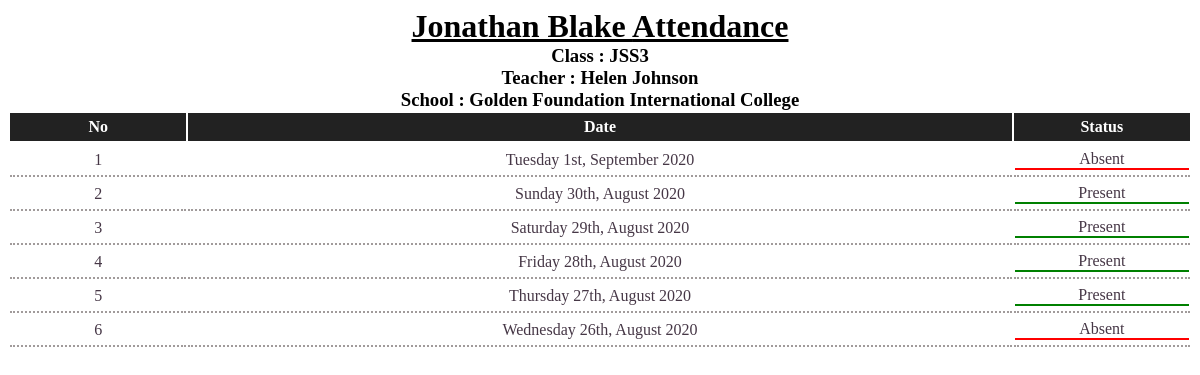
Page /students/print_attendance/2/ (signed in) on the earlier database version.
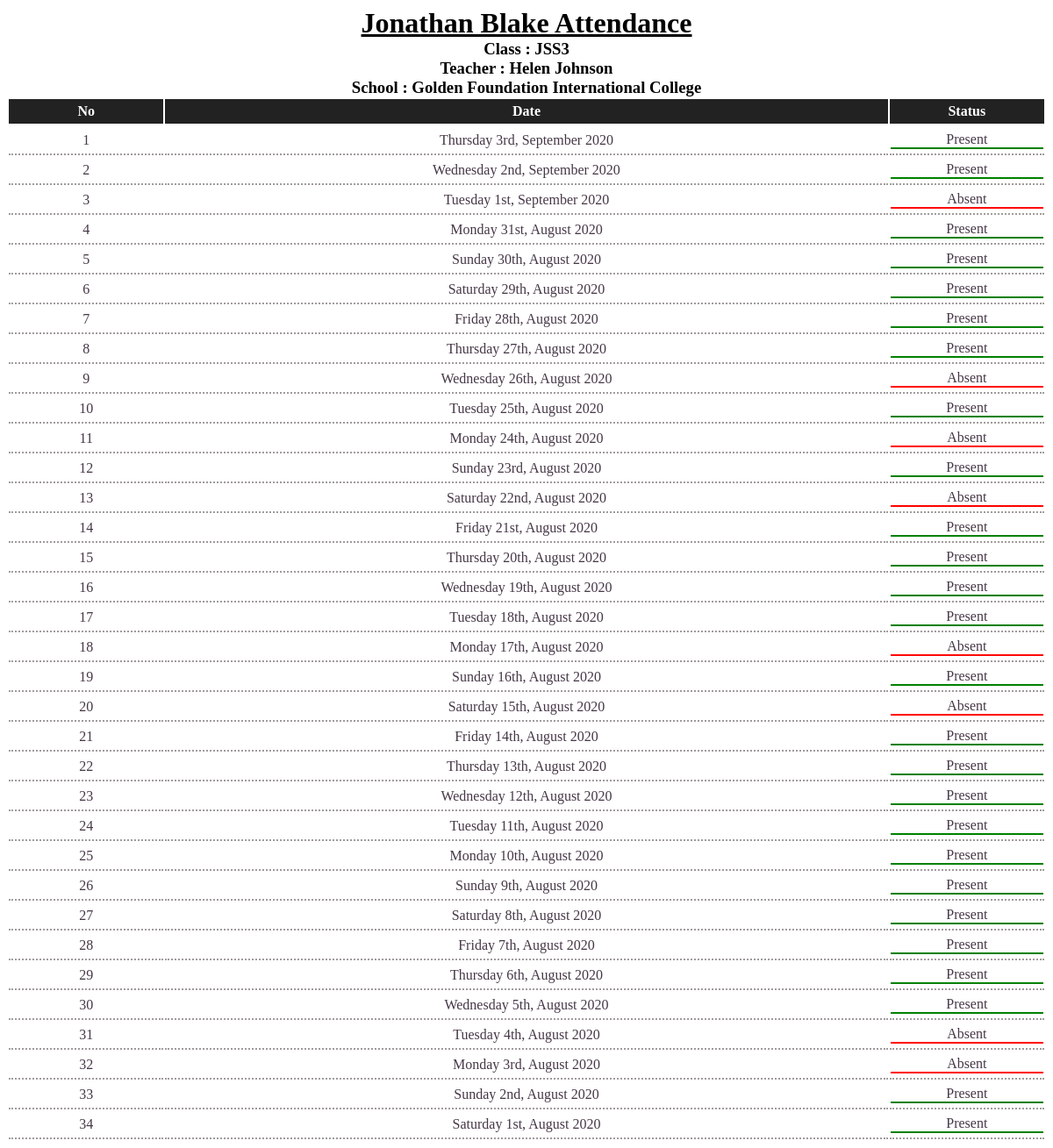
Same page on the later database version.
### students/models.py (models this page shows, shortened)
class Student(models.Model):
	sex_choices=(('male','male'),
		('female','female')
	)
	name = models.CharField(max_length=100)
	parents = models.ManyToManyField(Parent)
	email = models.EmailField(blank=True,null=True)
	phone_no= models.CharField(max_length=100,blank=True,null =True)
	Class = models.ForeignKey(Class,on_delete=models.SET_NULL,null=True)
	photo = models.ImageField(default='default.jpg', upload_to = 'Student_Pictures')
	address = models.CharField(max_length=100,null=True)
	date_of_birth=models.DateField(null=True)
	sex =models.CharField(max_length=10, choices= sex_choices,null=True)
	state_of_origin = models.CharField(max_length=30,null=True)
	created_at = models.DateField(auto_now_add=True)
	update_at = models.DateField(auto_now=True)
	class Meta:
		ordering = ["name",]

class Attendance(models.Model):
	Class = models.ForeignKey(Class,on_delete=models.CASCADE,unique_for_date="date")
	present_students=models.ManyToManyField(Student, related_name='attendance')
	date = models.DateField(validators=[prevent_future_dates])
	class Meta:
		ordering = ["-date"]
		constraints = [models.UniqueConstraint(fields=["Class","date"],name="unique_attendance")]

### teachers/models.py (models this page shows, shortened)
class Class(models.Model):
	school = models.ForeignKey(School,models.CASCADE)
	class_name = models.CharField(max_length=20)
	teacher = models.OneToOneField(Teacher,on_delete=models.SET_NULL,null=True,related_name="teacher_class")
	class Meta:
		constraints = [models.UniqueConstraint(fields=["class_name","school"],name="unique_class"),]

class Teacher(BasicInfo):
    user = models.OneToOneField(get_user_model(),on_delete=models.CASCADE)
    def __str__(self):
        return self.user.get_full_name()

### accounts/models.py (models this page shows, shortened)
class User(AbstractUser):
	level_choices= (
		('Admin','Admin'),
		('Teacher','Teacher'),
		('Parent','Parent'),
	)
	level = models.CharField(max_length=20, choices = level_choices)
	profile_picture = models.ImageField(default='default.jpg', upload_to = 'Profile_Pictures')

### admins/models.py (models this page shows, shortened)
class School(models.Model):
	type_choices=(
	('Secondary_School','Secondary_School'),
		('Primary_School','Primary_School')
	)
	admin = models.ForeignKey(Admin,on_delete=models.CASCADE,related_name="schools")
	school_name =models.CharField(max_length=100,unique=True)
	school_address =models.CharField(max_length=100)
	type = models.CharField(max_length=30, choices = type_choices)
	approved = models.BooleanField()
	motto = models.TextField(blank = True, null = True)
	image= models.ImageField(default='default.jpg', upload_to = 'School_Pictures')
	school_email = models.EmailField()
	created_at = models.DateTimeField(auto_now_add=True)
	update_at = models.DateTimeField(auto_now=True)

### students/views.py (the view)
# urls.py: path("print_attendance/",views.print_attendance,name="print_attendance"),
@require_auth
def print_attendance(request,pk,start_date=None,end_date=None):
	user = request.user
	level = user.level
	if level == "Parent":
		student =  user.parent.student_set.get(pk=pk)
	elif level == "Admin":
		student = Student.objects.get(Class__school__admin=user.admin,pk=pk)
	else:
		student = user.teacher.teacher_class.student_set.get(pk=pk)
	if start_date and end_date:
		attendance = student.Class.attendance_set.filter(date__range=(start_date,end_date))
	else:
		attendance = student.Class.attendance_set.all()
	return render(request,"students/show_student_attendance.html",{"student":student,"attendance":attendance})

### tools.py (called while the page is built)
def require_auth(func):
    @wraps(func)
    def innerfunc(request,*args,**kwargs):
        print(dir(request))
        if request.user.is_authenticated:
            return func(request,*args,**kwargs)
        else:
            raise PermissionDenied()
    return innerfunc

### students/templates/students/show_student_attendance.html (shortened to what this page needs)
{% load custom_utils %}
<!DOCTYPE html>
<html lang="zxx" class="no-js">
    <head>
    </head>
    <body>
        <div style="display: flex; flex-direction: column;" id="performance-div">
            <h1 class="mv-space " style="text-align:center;">{{student.name}} Attendance</h1>
            <h3 class="text-center" >Class : {{student.Class.class_name}}</h3>
            <h3 class="text-center" >Teacher : {{student.Class.teacher}}</h3>
            <h3 class="text-center">School : {{student.Class.school.school_name}}</h3>
            <table id="attendance-table" style="width: 100%;">
                <thead >
                    <th style="width: 15%;">No</th>
                    <th style="width: 70%;">Date</th>
                    <th style="width: 15%;">Status</th>
                </thead>
            </table>
            <table id="attendance-table" style="width: 100%;">
                <tbody id="attendance-table-body">
                    {% for each_attendance in attendance %}
                        {% if student in each_attendance.present_students.all %}
                            <tr >
                                <td style="width: 15%;">{{forloop.counter}}</td>
                                <td style="width: 70%;">
                                    {{each_attendance.date|date:"l jS, F Y"}} </td>
                                <td style="width: 15%;"><div class="present">Present</div></td></tr>
                        {% else %}
                            <tr >
                                <td style="width: 15%;">{{forloop.counter}}</td>
                                <td style="width: 70%;">{{each_attendance.date|date:"l jS, F Y"}}</td><td style="width: 15%;"><div class="absent" >Absent</div></td>
                            </tr>
                        {% endif %}
                    {% endfor %}
                </tbody>
            </table>
    </body>
</html>

### students/templates/students/show_student_attendance.html (style rules this page uses)
h1,h3 { font-family:Cambria, Cochin, Georgia, Times, 'Times New Roman', serif; margin-top: 0; margin-bottom: 0; }
h1 { text-decoration: underline; }
th { background-color:#222222; color:white; padding-left:5px; padding-right:5px; padding-top:5px; padding-bottom:5px; }
.text-center { text-align:center; }
td { text-align:center; color:#463746; padding-top:5px; padding-bottom:5px; border-bottom:2px dotted #A19B9B; }
.present { border-bottom-color: green; border-bottom-style: solid; border-bottom-width: 2px; padding-bottom: 0; }
.absent { border-bottom-color: red; border-bottom-style: solid; border-bottom-width:2px; padding-bottom: 0; }

Differences in the rows shown:
added Attendance: date "Thursday 3rd, September 2020"
added Attendance: date "Wednesday 2nd, September 2020"
added Attendance: date "Monday 31st, August 2020"
added Attendance: date "Tuesday 25th, August 2020"
added Attendance: date "Monday 24th, August 2020"
added Attendance: date "Sunday 23rd, August 2020"
added Attendance: date "Saturday 22nd, August 2020"
added Attendance: date "Friday 21st, August 2020"
added Attendance: date "Thursday 20th, August 2020"
added Attendance: date "Wednesday 19th, August 2020"
added Attendance: date "Tuesday 18th, August 2020"
added Attendance: date "Monday 17th, August 2020"
added Attendance: date "Sunday 16th, August 2020"
added Attendance: date "Saturday 15th, August 2020"
added Attendance: date "Friday 14th, August 2020"
added Attendance: date "Thursday 13th, August 2020"
added Attendance: date "Wednesday 12th, August 2020"
added Attendance: date "Tuesday 11th, August 2020"
added Attendance: date "Monday 10th, August 2020"
added Attendance: date "Sunday 9th, August 2020"
added Attendance: date "Saturday 8th, August 2020"
added Attendance: date "Friday 7th, August 2020"
added Attendance: date "Thursday 6th, August 2020"
added Attendance: date "Wednesday 5th, August 2020"
added Attendance: date "Tuesday 4th, August 2020"
added Attendance: date "Monday 3rd, August 2020"
added Attendance: date "Sunday 2nd, August 2020"
added Attendance: date "Saturday 1st, August 2020"
